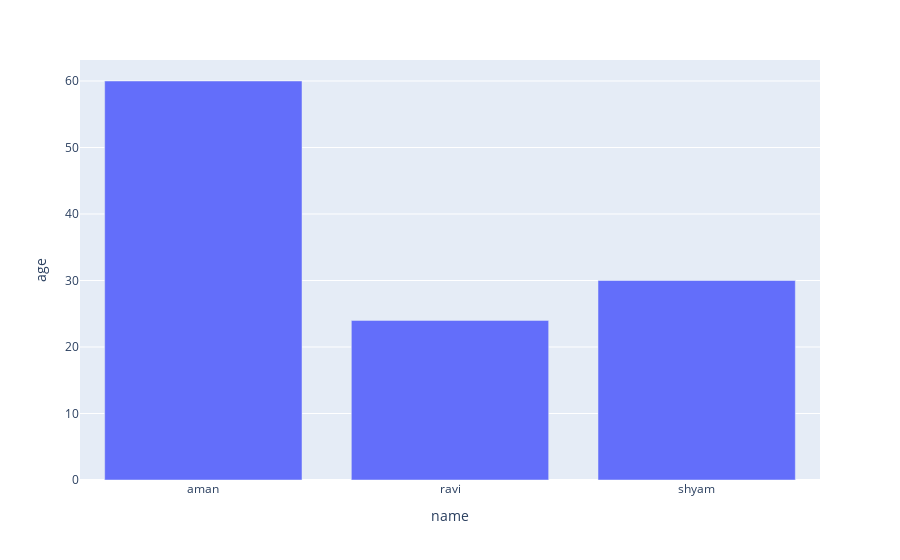

Notebook code cell kept with this figure:
### Markdown cell above
**5. Generate a bar plot using Plotly.**

### Code cell
import plotly.express as px

data = {'name':['aman', 'ravi', 'shyam'],
       'age':[60, 24, 30]}

fig = px.bar(data, x='name', y = 'age')
fig.show()

### Figure 1 — Plotly figure (JSON) as saved in the notebook; plotly's stock layout.template omitted (floating-point values rounded to 4 significant figures)
{"data": [{"alignmentgroup": "True", "hovertemplate": "name=%{x}<br>age=%{y}<extra></extra>", "legendgroup": "", "marker": {"color": "#636efa", "pattern": {"shape": ""}}, "name": "", "offsetgroup": "", "orientation": "v", "showlegend": false, "textposition": "auto", "type": "bar", "x": ["aman", "ravi", "shyam"], "xaxis": "x", "y": [60, 24, 30], "yaxis": "y"}], "layout": {"autosize": true, "barmode": "relative", "legend": {"tracegroupgap": 0}, "margin": {"t": 60}, "xaxis": {"anchor": "y", "autorange": true, "domain": [0, 1], "range": [-0.5, 2.5], "title": {"text": "name"}, "type": "category"}, "yaxis": {"anchor": "x", "autorange": true, "domain": [0, 1], "range": [0, 63.16], "title": {"text": "age"}, "type": "linear"}}}
